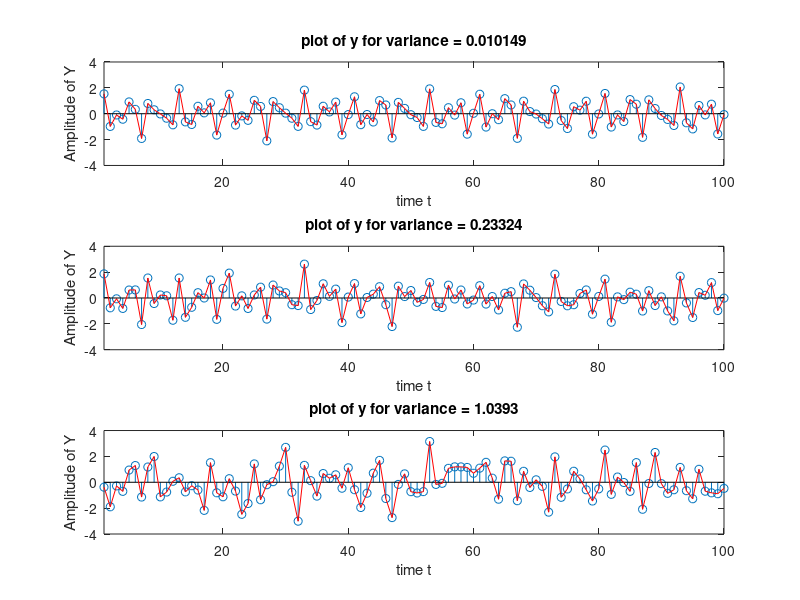

The MATLAB script that drew this image:
clc
clear all
close all
%% generating and ploting y(t)
%% y (t) = a1 sin(2?f0t) + a2 sin(2?f1t) + n(t), t= 1,....,N
a1 = 1; 
a2 = 1;
f0 = 0.25;
f1 = 0.4;
i = 1; %counter
for std_dev = [0.1, 0.5, 1]; %standard devviation
m = 5; %%choose m = 5
N = 1000;
t = 1:1:N;
n = std_dev .* randn(1,N);  
y = (a1.*sin(2*pi*f0.*t)) + (a2.*sin(2*pi*f1.*t)) + n;
y = y';
hold on
subplot(3,1,i)

stem(y(1:1:100));
hold on
plot(y(1:1:100), 'r-');
hold off
title(['plot of y for variance = ' num2str(var(n))])
ylabel('Amplitude of Y')
xlabel('time t')
axis([1,100,-4,4])
i = i+1;
end

